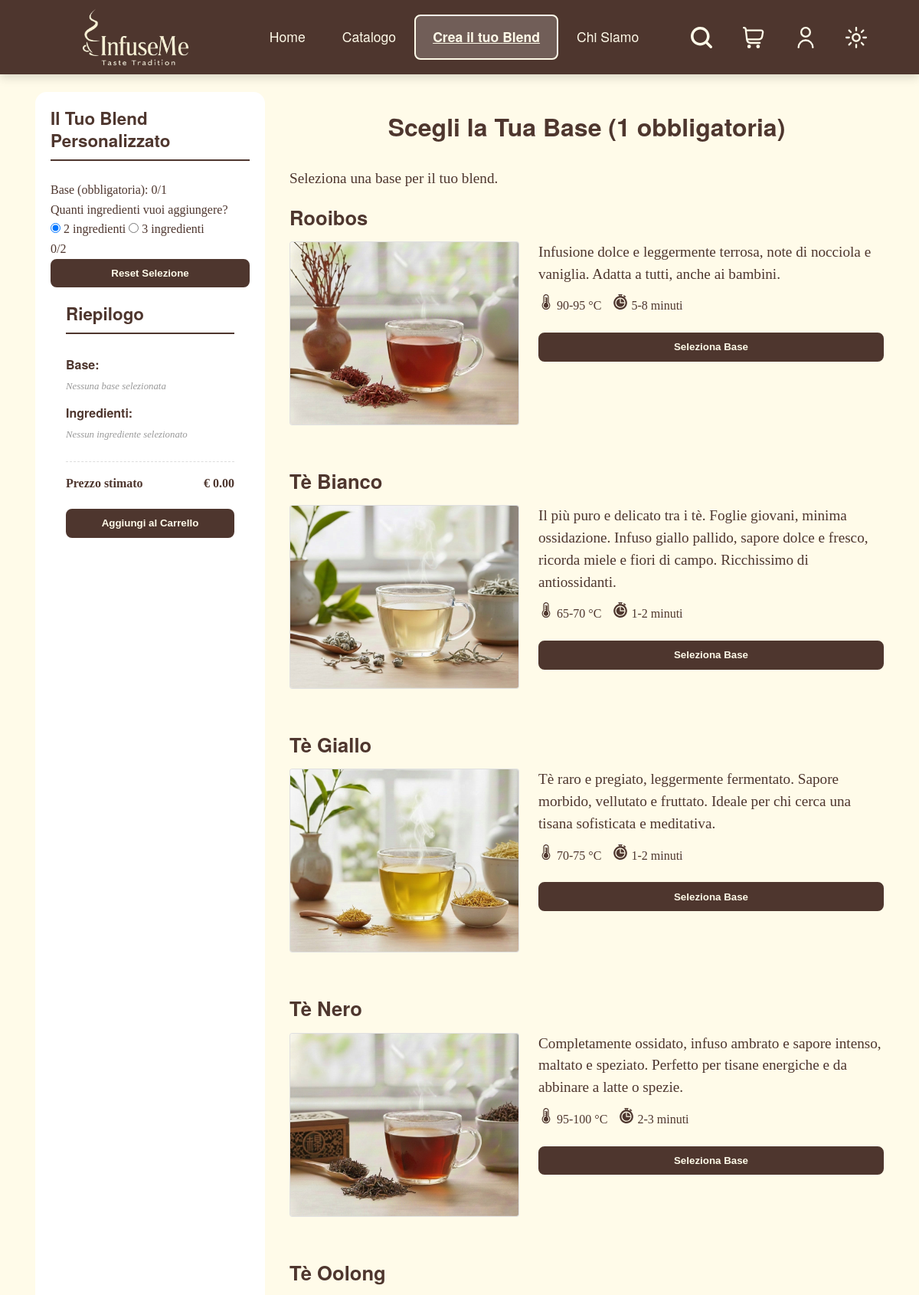
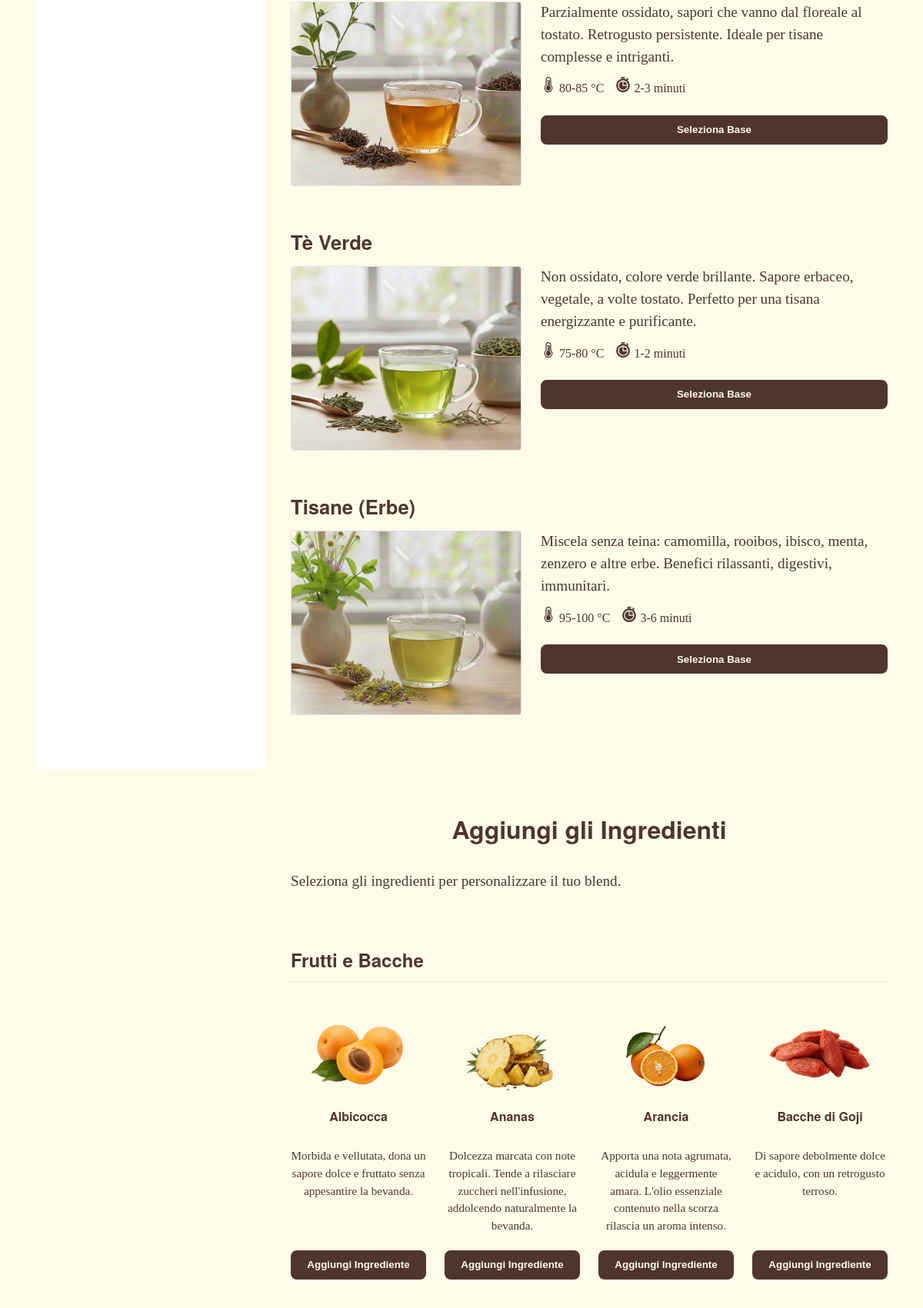
Page /src/creaBlend.php (upper part) on the committed database (2 pictures, top to bottom).
### tables this page shows
CREATE TABLE base (
    id_base INT UNSIGNED AUTO_INCREMENT PRIMARY KEY,
    nome VARCHAR(150) NOT NULL UNIQUE,
    descrizione TEXT NULL,
    img_path VARCHAR(255) NULL,
    temperatura_infusione VARCHAR(50) NOT NULL,
    tempo_infusione VARCHAR(50) NOT NULL
);

CREATE TABLE ingrediente (
    id_ingrediente INT UNSIGNED AUTO_INCREMENT PRIMARY KEY, 
    nome VARCHAR(150) NOT NULL UNIQUE,
    descrizione TEXT NULL,
    tipo ENUM('frutto', 'spezia', 'fiore', 'dolcificante', 'note') NOT NULL,
    img_path VARCHAR(255) NULL,
    disponibile INT UNSIGNED NOT NULL DEFAULT 100
);

### src/creaBlend.php (the view, shortened to what this page needs)
<?php
require_once 'php/connessione.php';
try {
    $sqlBasi = "SELECT * FROM base ORDER BY nome";
    $stmtBasi = $pdo->query($sqlBasi);
    $basi = $stmtBasi->fetchAll();
    $sqlIngredienti = "SELECT * FROM ingrediente ORDER BY tipo, nome";
    $stmtIngredienti = $pdo->query($sqlIngredienti);
    $ingredientiRaw = $stmtIngredienti->fetchAll();
    $ingredientiPerTipo = [];
    foreach ($ingredientiRaw as $ing) {
        $tipo = $ing['tipo'];
        if (!isset($ingredientiPerTipo[$tipo])) {
            $ingredientiPerTipo[$tipo] = [];
        }
        $ingredientiPerTipo[$tipo][] = $ing;
    }
} catch (PDOException $e) {
    error_log("Errore creaBlend.php: " . $e->getMessage());
    $basi = [];
    $ingredientiPerTipo = [];
}
?>
<!DOCTYPE html>
<html lang="it" xml:lang="it" xmlns="http://www.w3.org/1999/xhtml">
<head>
    <link rel="stylesheet" href="style.css" type="text/css"/>
</head>
<body>
     <?php include 'navbar.php'; ?>
    <main id="main-content" role="main">
        <div class="container">
            <div class="riepilogo-blend-fisso" id="riepilogoFisso">
                <div class="riepilogo-header">
                    <h3>Il Tuo Blend Personalizzato</h3>
                    <div class="controlli-selezione">
                        <div class="controllo-base">
                            <span class="etichetta">Base (obbligatoria):</span>
                            <span class="contatore" id="contatore-base">0/1</span>
                        </div>
                        <div class="selettore-ingredienti">
                            <span class="etichetta">Quanti ingredienti vuoi aggiungere?</span>
                            <div class="radio-gruppo">
                                <label>
                                    <input type="radio" name="numIngredienti" value="2" id="radio-2" checked>
                                    <span class="radio-label">2 ingredienti</span>
                                </label>
                                <label>
                                    <input type="radio" name="numIngredienti" value="3" id="radio-3">
                                    <span class="radio-label">3 ingredienti</span>
                                </label>
                            </div>
                            <span class="contatore" id="contatore-ingredienti">0/2</span>
                        </div>
                        <button class="btn btn-primary btn-reset" id="btn-reset">
                            Reset Selezione
                        </button>
                    </div>
                </div>
                <aside class="riepilogo-blend-fisso" id="riepilogoFisso">
                    <h3>Riepilogo</h3>
                    <div class="sezione-riepilogo base-sezione">
                        <div id="base-selezionata">
                        </div>
                    </div>
                    <div class="sezione-riepilogo">
                        <div id="ingredienti-selezionati">
                        </div>
                    </div>
                    <div class="prezzo-container">
                        <span>Prezzo stimato</span>
                        <span class="importo">€ <span id="importo-prezzo">0.00</span></span>
                    </div>
                    <div class="sidebar-actions">
                        <button class="btn btn-primary" id="btn-conferma" disabled>
                            Aggiungi al Carrello
                        </button>
                    </div>
                </aside>
            </div>
            <section id="basi">
                <h2>Scegli la Tua Base (1 obbligatoria)</h2>
                <p class="descrizione-sezione">Seleziona una base per il tuo blend.</p>
                <div class="basi-grid">
                    <?php foreach ($basi as $base): ?>
                    <article class="base-card" data-id="<?php echo $base['id_base']; ?>"
                            data-nome="<?php echo htmlspecialchars($base['nome']); ?>"
                            data-prezzo="3.50"
                            data-temperatura="<?php echo htmlspecialchars($base['temperatura_infusione']); ?>"
                            data-tempo="<?php echo htmlspecialchars($base['tempo_infusione']); ?>">
                        <h3 class="base-title"><?php echo htmlspecialchars($base['nome']); ?></h3>
                        <div class="base-content">
                            <div class="base-image-standard">
                                <img src="<?php echo $base['img_path'] ?? 'images/ingredienti/placeholder.webp'; ?>"
                                    alt="<?php echo htmlspecialchars($base['nome']); ?>">
                            </div>
                            <div class="base-info">
                                <?php if (!empty($base['descrizione'])): ?>
                                    <p class="descrizione"><?php echo htmlspecialchars($base['descrizione']); ?></p>
                                <?php endif; ?>
                                <div class="info-infusione">
                                    <span class="temp">
                                        <?php echo htmlspecialchars($base['temperatura_infusione']); ?>
                                    </span>
                                    <span class="time">
                                        <?php echo htmlspecialchars($base['tempo_infusione']); ?>
                                    </span>
                                </div>
                                <button class="btn btn-seleziona-base">Seleziona Base</button>
                            </div>
                        </div>
                    </article>
                    <?php endforeach; ?>
                </div>
            </section>
            <section id="ingredienti">
                <h2>Aggiungi gli Ingredienti</h2>
                <p class="descrizione-sezione">Seleziona gli ingredienti per personalizzare il tuo blend.</p>
                <?php foreach ($ingredientiPerTipo as $tipo => $ingredienti):
                    $titoloTipo = '';
                    switch ($tipo) {
                        case 'frutto': $titoloTipo = 'Frutti e Bacche'; break;
                        case 'spezia': $titoloTipo = 'Spezie e Radici'; break;
                        case 'fiore': $titoloTipo = 'Fiori e Erbe'; break;
                        case 'dolcificante': $titoloTipo = 'Dolcificanti Naturali'; break;
                        case 'note': $titoloTipo = 'Note Particolari'; break;
                    }
                ?>
                <h3 class="titolo-categoria"><?php echo $titoloTipo; ?></h3>
                <div class="ingredienti-grid">
                    <?php foreach ($ingredienti as $ing): ?>
                    <div class="ingrediente-card" data-id="<?php echo $ing['id_ingrediente']; ?>"
                                                data-nome="<?php echo htmlspecialchars($ing['nome']); ?>"
                                                data-tipo="<?php echo $ing['tipo']; ?>"
                                                data-prezzo="1.50">
                        <img src="<?php echo $ing['img_path'] ?? 'images/ingredienti/placeholder.webp'; ?>"
                            alt="<?php echo htmlspecialchars($ing['nome']); ?>">
                        <h4><?php echo htmlspecialchars($ing['nome']); ?></h4>
                        <?php if (!empty($ing['descrizione'])): ?>
                            <p class="descrizione-ingrediente"><?php echo htmlspecialchars($ing['descrizione'], ENT_QUOTES, 'UTF-8'); ?></p>
                        <?php endif; ?>
                        <button class="btn btn-aggiungi-ingrediente">
                        </button>
                    </div>
                    <?php endforeach; ?>
                </div>
                <?php endforeach; ?>
            </section>
        </div>
    </main>
</body>
</html>

### rows in the picture
base: nome "Rooibos", img_path+nome (picture), descrizione "Infusione dolce e leggermente terrosa, note di nocciola e vaniglia. Adatta a tutti, anche ai bambini.", temperatura_infusione "90-95 °C", tempo_infusione "5-8 minuti"
base: nome "Tè Bianco", img_path (picture), descrizione "Il più puro e delicato tra i tè. Foglie giovani, minima ossidazione. Infuso giallo pallido, sapore dolce e fresco, ricorda miele e fiori di campo. Ricchissimo di antiossidanti.", temperatura_infusione "65-70 °C", tempo_infusione "1-2 minuti"
base: nome "Tè Giallo", img_path (picture), descrizione "Tè raro e pregiato, leggermente fermentato. Sapore morbido, vellutato e fruttato. Ideale per chi cerca una tisana sofisticata e meditativa.", temperatura_infusione "70-75 °C", tempo_infusione "1-2 minuti"
base: nome "Tè Nero", img_path (picture), descrizione "Completamente ossidato, infuso ambrato e sapore intenso, maltato e speziato. Perfetto per tisane energiche e da abbinare a latte o spezie.", temperatura_infusione "95-100 °C", tempo_infusione "2-3 minuti"
base: nome "Tè Oolong", img_path (picture), descrizione "Parzialmente ossidato, sapori che vanno dal floreale al tostato. Retrogusto persistente. Ideale per tisane complesse e intriganti.", temperatura_infusione "80-85 °C", tempo_infusione "2-3 minuti"
base: nome "Tè Verde", img_path (picture), descrizione "Non ossidato, colore verde brillante. Sapore erbaceo, vegetale, a volte tostato. Perfetto per una tisana energizzante e purificante.", temperatura_infusione "75-80 °C", tempo_infusione "1-2 minuti"
base: nome "Tisane (Erbe)", img_path (picture), descrizione "Miscela senza teina: camomilla, rooibos, ibisco, menta, zenzero e altre erbe. Benefici rilassanti, digestivi, immunitari.", temperatura_infusione "95-100 °C", tempo_infusione "3-6 minuti"
ingrediente: img_path (picture), nome "Albicocca", descrizione "Morbida e vellutata, dona un sapore dolce e fruttato senza appesantire la bevanda."
ingrediente: img_path (picture), nome "Ananas", descrizione "Dolcezza marcata con note tropicali. Tende a rilasciare zuccheri nell'infusione, addolcendo naturalmente la bevanda."
ingrediente: img_path (picture), nome "Arancia", descrizione "Apporta una nota agrumata, acidula e leggermente amara. L'olio essenziale contenuto nella scorza rilascia un aroma intenso."
ingrediente: img_path (picture), nome "Bacche di Goji", descrizione "Di sapore debolmente dolce e acidulo, con un retrogusto terroso."

### other values in the picture
$titoloTipo "Frutti e Bacche"
